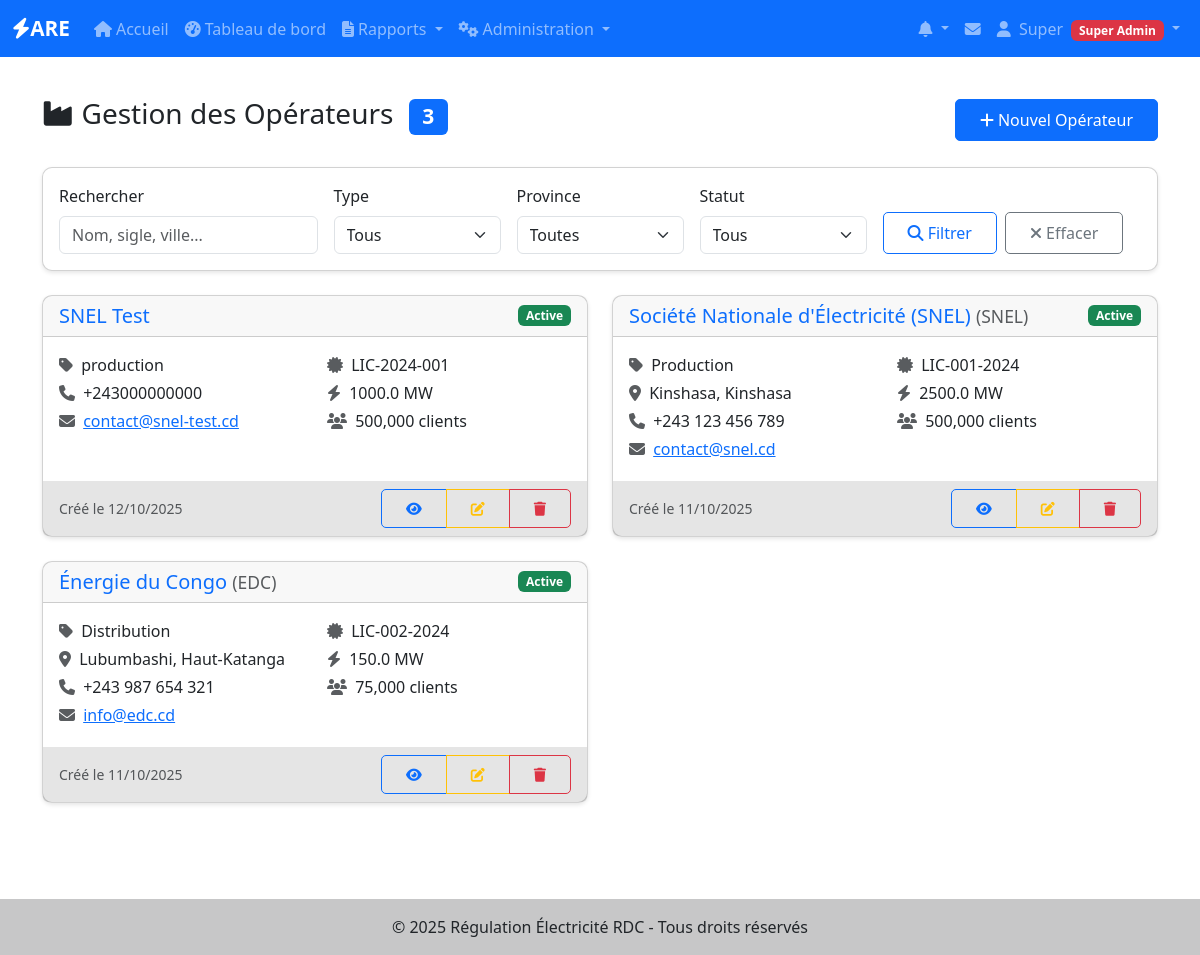
Page /operateurs/ (signed in) on the committed database.
### app/models/utilisateurs.py (models this page shows, shortened)
class User(UserMixin, BaseModel):
    __tablename__ = 'users'
    username = db.Column(db.String(80), unique=True, nullable=False, index=True)
    email = db.Column(db.String(120), unique=True, nullable=False, index=True)
    password_hash = db.Column(db.String(128), nullable=False)
    nom = db.Column(db.String(100))
    prenom = db.Column(db.String(100))
    role = db.Column(db.Enum('super_admin', 'admin_operateur', 'utilisateur_operateur'),
                    default='utilisateur_operateur', nullable=False)
    operateur_id = db.Column(db.Integer, db.ForeignKey('operateurs.id'), nullable=True)
    is_active = db.Column(db.Boolean, default=True, nullable=False)
    telephone = db.Column(db.String(20))
    derniere_connexion = db.Column(db.DateTime)
    operateur = db.relationship('Operateur', backref='users', lazy=True)
    def is_super_admin(self):
        return self.role == 'super_admin'
    def has_permission(self, permission):
        permissions = {
            'super_admin': ['create_operateur', 'edit_operateur', 'delete_operateur',
                           'create_user', 'edit_user', 'delete_user', 'view_all_reports'],
            'admin_operateur': ['edit_own_operateur', 'create_user_operateur',
                               'edit_user_operateur', 'view_own_reports', 'create_reports'],
            'utilisateur_operateur': ['view_own_reports', 'create_reports', 'edit_own_reports']
        }
        return permission in permissions.get(self.role, [])

### app/models/operateurs.py (models this page shows, shortened)
class Operateur(BaseModel):
    __tablename__ = 'operateurs'
    nom = db.Column(db.String(200), nullable=False, index=True)
    sigle = db.Column(db.String(50))
    type_operateur = db.Column(db.String(50))  # Production, Transport, Distribution
    adresse = db.Column(db.Text)
    ville = db.Column(db.String(100))
    province = db.Column(db.String(100))
    telephone = db.Column(db.String(20))
    email = db.Column(db.String(120))
    site_web = db.Column(db.String(200))
    numero_licence = db.Column(db.String(100), unique=True)
    date_licence = db.Column(db.Date)
    statut_licence = db.Column(db.String(20), default='active')  # active, suspendue, expirée
    capacite_installee = db.Column(db.Float)  # en MW
    zone_couverture = db.Column(db.Text)
    nombre_clients = db.Column(db.Integer)
    observations = db.Column(db.Text)
    centrales_hydro = db.relationship("CentraleHydro", back_populates="operateur", lazy=True)
    centrales_thermique = db.relationship("CentraleThermique", back_populates="operateur", lazy=True)
    centrales_solaire = db.relationship("CentraleSolaire", back_populates="operateur", lazy=True)
    lignes_transport = db.relationship("LigneTransport", back_populates="operateur", lazy=True)
    postes_transport = db.relationship("PosteTransport", back_populates="operateur", lazy=True)
    reseaux_distribution = db.relationship("ReseauDistribution", back_populates="operateur", lazy=True)

### app/operateurs/routes.py (the view, shortened to what this page needs)
@operateurs.route('/')
@login_required
@super_admin_required
def index():
    page = request.args.get('page', 1, type=int)
    per_page = 10
    search = request.args.get('search', '', type=str)
    type_filter = request.args.get('type', '', type=str)
    province_filter = request.args.get('province', '', type=str)
    statut_filter = request.args.get('statut', '', type=str)
    query = Operateur.query.filter(Operateur.actif == True)
    if type_filter:
        query = query.filter(Operateur.type_operateur == type_filter)
    if province_filter:
        query = query.filter(Operateur.province == province_filter)
    if statut_filter:
        query = query.filter(Operateur.statut_licence == statut_filter)
    operateurs = query.order_by(Operateur.nom).paginate(
        page=page, per_page=per_page, error_out=False
    )
    types = db.session.query(Operateur.type_operateur).filter(
        Operateur.type_operateur.isnot(None),
        Operateur.actif == True
    ).distinct().all()
    types = [t[0] for t in types]
    provinces = db.session.query(Operateur.province).filter(
        Operateur.province.isnot(None),
        Operateur.actif == True
    ).distinct().all()
    provinces = [p[0] for p in provinces]
    return render_template('operateurs/liste.html',
                         operateurs=operateurs,
                         types=types,
                         provinces=provinces,
                         search=search,
                         type_filter=type_filter,
                         province_filter=province_filter,
                         statut_filter=statut_filter)

### app/templates/operateurs/liste.html (shortened to what this page needs)
{% extends "base.html" %}
{% block content %}
<div class="d-flex justify-content-between align-items-center mb-4">
    <h1 class="h3">
        <i class="fas fa-industry me-2"></i>Gestion des Opérateurs
        <span class="badge bg-primary ms-2">{{ operateurs.total }}</span>
    </h1>
    {% if current_user.is_super_admin() %}
    <a href="{{ url_for('operateurs.nouveau') }}" class="btn btn-primary">
        <i class="fas fa-plus me-1"></i>Nouvel Opérateur
    </a>
    {% endif %}
</div>
<div class="card mb-4">
    <div class="card-body">
        <form method="GET" class="row g-3">
            <div class="col-md-3">
                <label for="search" class="form-label">Rechercher</label>
                <input type="text" class="form-control" id="search" name="search"
                       value="{{ search }}" placeholder="Nom, sigle, ville...">
            </div>
            <div class="col-md-2">
                <label for="type" class="form-label">Type</label>
                <select class="form-select" id="type" name="type">
                    <option value="">Tous</option>
                </select>
            </div>
            <div class="col-md-2">
                <label for="province" class="form-label">Province</label>
                <select class="form-select" id="province" name="province">
                    <option value="">Toutes</option>
                </select>
            </div>
            <div class="col-md-2">
                <label for="statut" class="form-label">Statut</label>
                <select class="form-select" id="statut" name="statut">
                    <option value="">Tous</option>
                </select>
            </div>
            <div class="col-md-3 d-flex align-items-end">
                <button type="submit" class="btn btn-outline-primary me-2">
                    <i class="fas fa-search"></i> Filtrer
                </button>
                <a href="{{ url_for('operateurs.index') }}" class="btn btn-outline-secondary">
                    <i class="fas fa-times"></i> Effacer
                </a>
            </div>
        </form>
    </div>
</div>
{% if operateurs.items %}
<div class="row">
    {% for operateur in operateurs.items %}
    <div class="col-lg-6 mb-4">
        <div class="card h-100">
            <div class="card-header d-flex justify-content-between align-items-center">
                <h5 class="mb-0">
                    <a href="{{ url_for('operateurs.details', id=operateur.id) }}"
                       class="text-decoration-none">
                        {{ operateur.nom }}
                    </a>
                    {% if operateur.sigle %}
                        <small class="text-muted">({{ operateur.sigle }})</small>
                    {% endif %}
                </h5>
                <span class="badge bg-{{ 'success' if operateur.statut_licence == 'active' else 'warning' if operateur.statut_licence == 'suspendue' else 'danger' }}">
                    {{ operateur.statut_licence|title }}
                </span>
            </div>
            <div class="card-body">
                <div class="row text-sm">
                    <div class="col-sm-6">
                        {% if operateur.type_operateur %}
                        <p class="mb-1">
                            <i class="fas fa-tag text-muted me-1"></i>
                            {{ operateur.type_operateur }}
                        </p>
                        {% endif %}
                        {% if operateur.ville %}
                        <p class="mb-1">
                            <i class="fas fa-map-marker-alt text-muted me-1"></i>
                            {{ operateur.ville }}{% if operateur.province %}, {{ operateur.province }}{% endif %}
                        </p>
                        {% endif %}
                        {% if operateur.telephone %}
                        <p class="mb-1">
                            <i class="fas fa-phone text-muted me-1"></i>
                            {{ operateur.telephone }}
                        </p>
                        {% endif %}
                        {% if operateur.email %}
                        <p class="mb-1">
                            <i class="fas fa-envelope text-muted me-1"></i>
                            <a href="mailto:{{ operateur.email }}">{{ operateur.email }}</a>
                        </p>
                        {% endif %}
                    </div>
                    <div class="col-sm-6">
                        {% if operateur.numero_licence %}
                        <p class="mb-1">
                            <i class="fas fa-certificate text-muted me-1"></i>
                            {{ operateur.numero_licence }}
                        </p>
                        {% endif %}
                        {% if operateur.capacite_installee %}
                        <p class="mb-1">
                            <i class="fas fa-bolt text-muted me-1"></i>
                            {{ operateur.capacite_installee }} MW
                        </p>
                        {% endif %}
                        {% if operateur.nombre_clients %}
                        <p class="mb-1">
                            <i class="fas fa-users text-muted me-1"></i>
                            {{ "{:,}".format(operateur.nombre_clients) }} clients
                        </p>
                        {% endif %}
                    </div>
                </div>
            </div>
            <div class="card-footer">
                <div class="d-flex justify-content-between align-items-center">
                    <small class="text-muted">
                        Créé le {{ operateur.date_creation.strftime('%d/%m/%Y') }}
                    </small>
                    <div class="btn-group btn-group-sm">
                        <a href="{{ url_for('operateurs.details', id=operateur.id) }}"
                           class="btn btn-outline-primary">
                            <i class="fas fa-eye"></i>
                        </a>
                        {% if current_user.is_super_admin() or (current_user.operateur and current_user.operateur.id == operateur.id) %}
                        <a href="{{ url_for('operateurs.edit', id=operateur.id) }}"
                           class="btn btn-outline-warning">
                            <i class="fas fa-edit"></i>
                        </a>
                        {% endif %}
                        {% if current_user.is_super_admin() %}
                        <button type="button" class="btn btn-outline-danger"
                                data-bs-toggle="modal"
                                data-bs-target="#deleteModal{{ operateur.id }}">
                            <i class="fas fa-trash"></i>
                        </button>
                        {% endif %}
                    </div>
                </div>
            </div>
        </div>
    </div>
    {% endfor %}
</div>
{% endif %}
{% endblock %}

### app/templates/base.html (shortened to what this page needs)
<!DOCTYPE html>
<html lang="fr">
<head>
    <link href="https://cdn.jsdelivr.net/npm/bootstrap@5.3.0/dist/css/bootstrap.min.css" rel="stylesheet">
    <link rel="stylesheet" href="https://cdnjs.cloudflare.com/ajax/libs/font-awesome/6.4.0/css/all.min.css">
    <link rel="stylesheet" href="{{ url_for('static', filename='css/style.css') }}">
</head>
<body>
    <nav class="navbar navbar-expand-lg navbar-dark bg-primary">
        <div class="container-fluid">
            <a class="navbar-brand" href="{{ url_for('main.index') }}">
                <i class="fas fa-bolt"></i>ARE
            </a>
            <div class="collapse navbar-collapse" id="navbarNav">
                <ul class="navbar-nav me-auto">
                    <li class="nav-item">
                        <a class="nav-link" href="{{ url_for('main.index') }}">
                            <i class="fas fa-home me-1"></i>Accueil
                        </a>
                    </li>
                    {% if current_user.is_authenticated %}
                    <li class="nav-item">
                        <a class="nav-link" href="{{ url_for('are_dashboard.index') }}">
                            <i class="fas fa-tachometer-alt me-1"></i>Tableau de bord
                        </a>
                    </li>
                    <li class="nav-item dropdown">
                        <a class="nav-link dropdown-toggle" href="#" id="rapportsDropdown" role="button" data-bs-toggle="dropdown">
                            <i class="fas fa-file-alt me-1"></i>Rapports
                        </a>
                    </li>
                    {% if current_user.is_super_admin() or current_user.is_admin_operateur() %}
                    <li class="nav-item dropdown">
                        <a class="nav-link dropdown-toggle" href="#" id="adminDropdown" role="button" data-bs-toggle="dropdown">
                            <i class="fas fa-cogs me-1"></i>Administration
                        </a>
                    </li>
                    {% endif %}
                    {% endif %}
                </ul>
                <ul class="navbar-nav">
                    {% if current_user.is_authenticated %}
                    {% from 'components/notifications.html' import dropdown_notifications %}
                    {{ dropdown_notifications() }}
                    <li class="nav-item dropdown">
                        <a class="nav-link position-relative" href="{{ url_for('notifications.messages') }}" title="Messagerie">
                            <i class="fas fa-envelope"></i>
                        </a>
                    </li>
                    <li class="nav-item dropdown">
                        <a class="nav-link dropdown-toggle" href="#" id="userDropdown" role="button" data-bs-toggle="dropdown">
                            <i class="fas fa-user me-1"></i>
                            {{ current_user.prenom or current_user.username }}
                            {% if current_user.is_super_admin() %}
                                <span class="badge bg-danger ms-1">Super Admin</span>
                            {% elif current_user.is_admin_operateur() %}
                                <span class="badge bg-warning ms-1">Admin</span>
                            {% endif %}
                        </a>
                    </li>
                    {% endif %}
                </ul>
            </div>
        </div>
    </nav>
    <main class="container my-4">
        {% block content %}{% endblock %}
    </main>
    <footer class="bg-light text-center text-lg-start mt-5">
        <div class="text-center p-3" style="background-color: rgba(0, 0, 0, 0.2);">
            © 2025 Régulation Électricité RDC - Tous droits réservés
        </div>
    </footer>
</body>
</html>

### app/static/css/style.css (style rules this page uses)
:root { --primary-color: #0d6efd; --secondary-color: #6c757d; --success-color: #198754; --danger-color: #dc3545; --warning-color: #ffc107; --info-color: #0dcaf0; }
body { min-height: 100vh; display: flex; flex-direction: column; }
main { flex: 1; }
.navbar-brand { font-weight: bold; font-size: 1.3rem; }
.card { border-radius: 10px; box-shadow: 0 2px 4px rgba(0,0,0,0.1); transition: transform 0.2s; }
.btn { border-radius: 5px; padding: 0.5rem 1.5rem; }
.btn-primary { background-color: var(--primary-color); border-color: var(--primary-color); }
footer { margin-top: auto; }
.card-footer { background-color: rgba(0, 0, 0, 0.1); border-top: none; }

### rows in the picture
User: prenom "Super"
Operateur: nom "SNEL Test", statut_licence "Active", type_operateur "production", telephone "+243000000000", email "contact@snel-test.cd", numero_licence "LIC-2024-001", capacite_installee "1000.0", nombre_clients "500,000", date_creation "12/10/2025"
Operateur: nom "Société Nationale d'Électricité (SNEL)", sigle "SNEL", statut_licence "Active", type_operateur "Production", ville "Kinshasa", province "Kinshasa", telephone "+243 123 456 789", email "contact@snel.cd", numero_licence "LIC-001-2024", capacite_installee "2500.0", nombre_clients "500,000", date_creation "11/10/2025"
Operateur: nom "Énergie du Congo", sigle "EDC", statut_licence "Active", type_operateur "Distribution", ville "Lubumbashi", province "Haut-Katanga", telephone "+243 987 654 321", email "info@edc.cd", numero_licence "LIC-002-2024", capacite_installee "150.0", nombre_clients "75,000", date_creation "11/10/2025"

### other values in the picture
{{ operateurs.total }} "3"
